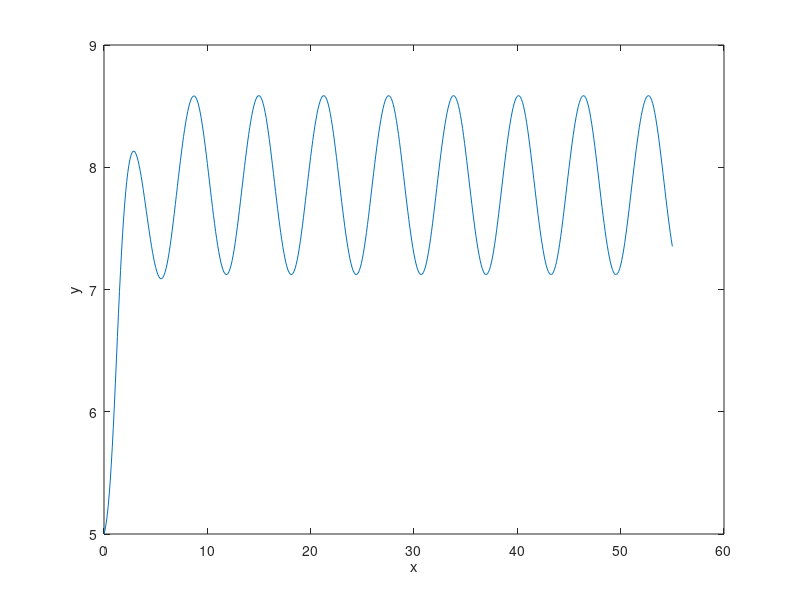

Write the MATLAB code that produced this figure.
clc;
close all;
clear all;

format long
h = 0.1; %Tamaæo del incremento
xf = 55; %Resolvemos de [0, xf]
x(1) = 0; %Condiciones iniciales
y(1) = 5;
f=@(x,y) sin(x) + cos(y); %@ sirve para declarar la función
%Ciclo RK4
for i=1:ceil(xf/h)
    x(i+1) = x(i)+h; %Actualizamos x
    k1 = f(x(i),y(i)); %Actualizamos y
    k2 = f(x(i)+0.5*h,y(i)+0.5*k1*h);
    k3 = f(x(i)+0.5*h,y(i)+0.5*k2*h);
    k4 = f(x(i)+0.5*h,y(i)+ k3*h);
    %Calculamos nuestro incremento
    delta_y = (1/6)*(k1+2*k2+2*k3+k4);
    %Actualizamos y actual con
    y(i+1) = y(i) + h*delta_y;
end
%gracamos nuestra solucion
plot(x,y)
xlabel('x')
ylabel('y')

